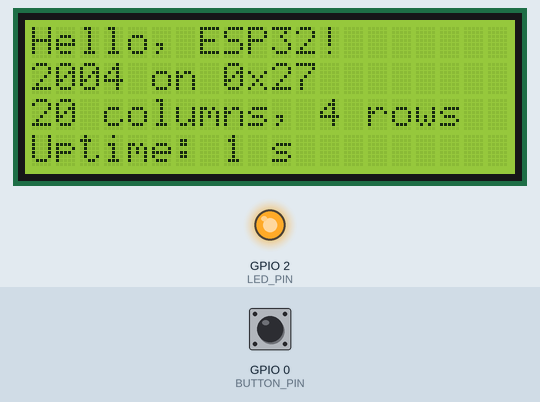
This sketch was run on a simulated ESP32. Shown: 20×4 character LCD, output pins drawn as LEDs (lit = HIGH). Inputs (shaded band) come from the test bench; at power-on: GPIO 0 (BUTTON_PIN) HIGH. What the sketch prints to the serial monitor is not drawn.

Above: at 1.6 s.
1.7 s: GPIO 0 (BUTTON_PIN) pulled LOW for 3.2 s
At 3.9 s:
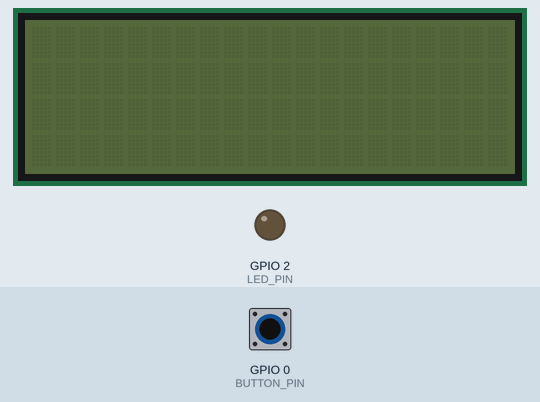
7.5 s: GPIO 0 (BUTTON_PIN) pulled LOW for 0.15 s
At 8.8 s:
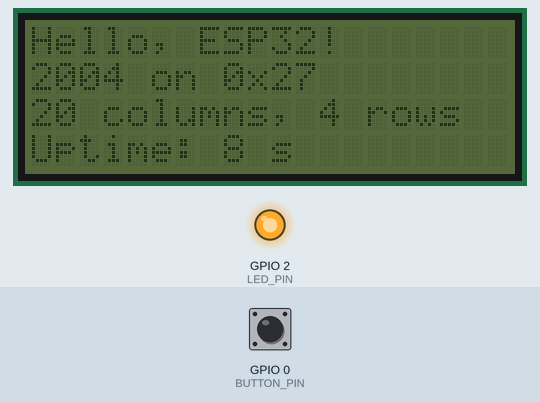
10.6 s: GPIO 0 (BUTTON_PIN) pulled LOW for 1 s
At 12.8 s:
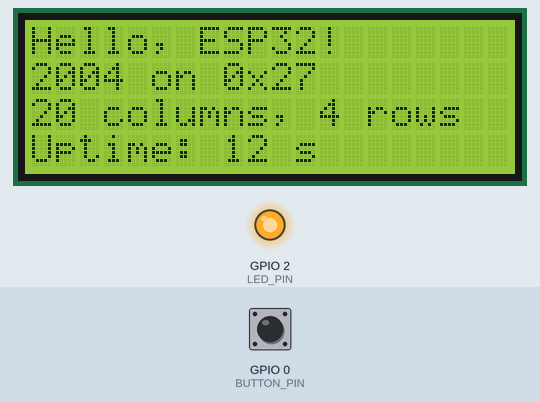
13.5 s: GPIO 0 (BUTTON_PIN) pulled LOW for 0.15 s
At 14.7 s:
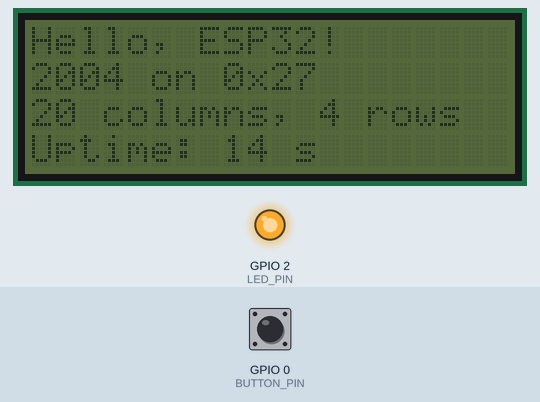
Timing chart, 0 to 16.5 s (numbered marks = the images above; inputs shaded):
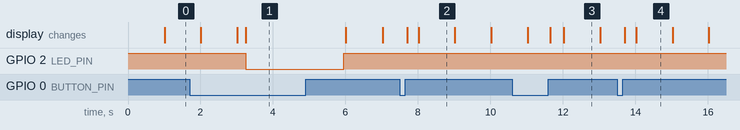

The sketch:

2004_lightsleep.ino
```cpp
#include <Wire.h>
#include <LiquidCrystal_I2C.h>
#include "esp_sleep.h"
#include "driver/gpio.h"

LiquidCrystal_I2C lcd(0x27, 20, 4);  // address, columns, rows

const int BUTTON_PIN = 0;                    // BOOT button
const int LED_PIN = 2;                       // blue LED on DevKit V1
const unsigned long DEBOUNCE_MS = 50;
const unsigned long LONG_PRESS_MS = 1500;    // hold this long to sleep
const uint64_t SLEEP_US = 20ULL * 1000000ULL;  // 20 s between heartbeats
const unsigned long HEARTBEAT_MS = 200;      // LED on time per heartbeat

bool backlightOn = true;

bool lastReading = HIGH;
bool buttonState = HIGH;                     // debounced state
unsigned long lastDebounceTime = 0;
unsigned long pressStart = 0;
bool longPressHandled = false;

unsigned long lastUptimeUpdate = 0;

void updateUptime() {
  lcd.setCursor(8, 3);
  lcd.print(millis() / 1000);
  lcd.print(" s    ");   // trailing spaces clear leftover digits
}

// Returns true if the button was pressed during the heartbeat
bool heartbeat() {
  digitalWrite(LED_PIN, HIGH);
  unsigned long start = millis();
  bool pressed = false;
  while (millis() - start < HEARTBEAT_MS) {
    if (digitalRead(BUTTON_PIN) == LOW) { pressed = true; break; }
    delay(5);
  }
  digitalWrite(LED_PIN, LOW);
  return pressed;
}

void enterLightSleep() {
  Serial.println("Going to light sleep...");
  Serial.flush();

  lcd.noBacklight();
  lcd.noDisplay();
  digitalWrite(LED_PIN, LOW);

  // Wait for release, otherwise the held (LOW) button wakes us immediately
  while (digitalRead(BUTTON_PIN) == LOW) delay(10);
  delay(DEBOUNCE_MS);

  gpio_wakeup_enable(GPIO_NUM_0, GPIO_INTR_LOW_LEVEL);
  esp_sleep_enable_gpio_wakeup();
  esp_sleep_enable_timer_wakeup(SLEEP_US);

  while (true) {
    esp_light_sleep_start();                 // execution pauses here

    if (esp_sleep_get_wakeup_cause() == ESP_SLEEP_WAKEUP_TIMER) {
      // 20 s passed: short LED blink, then back to sleep
      if (heartbeat()) break;                // button pressed during blink
    } else {
      break;                                 // woke by button
    }
  }

  // --- woken by button press ---
  digitalWrite(LED_PIN, HIGH);
  Serial.println("Woke up");

  // Wait for release so the wake press isn't read as a new press
  while (digitalRead(BUTTON_PIN) == LOW) delay(10);
  delay(DEBOUNCE_MS);

  lcd.display();
  lcd.backlight();
  backlightOn = true;
}

void handleButton() {
  bool reading = digitalRead(BUTTON_PIN);

  if (reading != lastReading) {
    lastDebounceTime = millis();
  }
  lastReading = reading;

  if ((millis() - lastDebounceTime) > DEBOUNCE_MS && reading != buttonState) {
    buttonState = reading;

    if (buttonState == LOW) {                // pressed
      pressStart = millis();
      longPressHandled = false;
    } else if (!longPressHandled) {          // released after a short press
      backlightOn = !backlightOn;
      if (backlightOn) lcd.backlight();
      else             lcd.noBacklight();
    }
  }

  // Long press: trigger while still held
  if (buttonState == LOW && !longPressHandled &&
      (millis() - pressStart) >= LONG_PRESS_MS) {
    longPressHandled = true;
    enterLightSleep();

    // Reset button state and refresh the display after waking
    buttonState = HIGH;
    lastReading = HIGH;
    updateUptime();
    lastUptimeUpdate = millis();
  }
}

void setup()
{
  pinMode(BUTTON_PIN, INPUT_PULLUP);
  pinMode(LED_PIN, OUTPUT);
  digitalWrite(LED_PIN, HIGH);               // LED on while running

  Wire.begin(); // default ESP32 pins: SDA = 21, SCL = 22
  lcd.init();
  lcd.backlight();

  lcd.setCursor(0, 0);
  lcd.print("Hello, ESP32!");
  lcd.setCursor(0, 1);
  lcd.print("2004 on 0x27");
  lcd.setCursor(0, 2);
  lcd.print("20 columns, 4 rows");
  lcd.setCursor(0, 3);
  lcd.print("Uptime: ");

  Serial.begin(115200);
  while (!Serial);
  Serial.println("\nI connected to a 2004 display");
}

void loop() {
  handleButton();

  if (millis() - lastUptimeUpdate >= 1000) {
    lastUptimeUpdate = millis();
    updateUptime();
  }
}
```

Measured:
- after the input at 1.7 s, GPIO 2 (LED_PIN): HIGH → LOW after 1.6 s, → HIGH 2.7 s later; the display: first differs from a run without the input after 1.6 s (image 1)
- after the input at 7.5 s, the display: first changes after 0.20 s (image 2 shows a later state)
- after the input at 10.6 s, the display: first differs from a run without the input after 1.1 s (image 3 shows a later state)
- after the input at 13.5 s, the display: first changes after 0.20 s (image 4 shows a later state)
- what the display in image 4 shows lasts 1.0 s, from 14.0 s to 15.0 s
